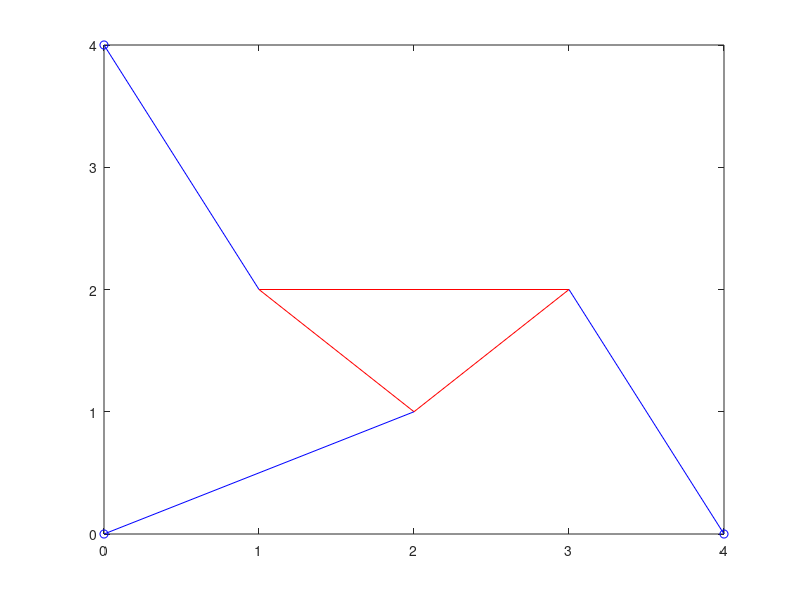

MATLAB code for this plot:
% draw the struts for question1

% First possible
u1 = 1;
u2 = 2;
u3 = 2;
v1 = 2;
v2 = 1;
v3 = 3;
x1 = 4
x2 = 0;
y2 = 4;

plot([u1 u2 u3 u1], [v1 v2 v3 v1], 'r'); hold on
plot([0 x1 x2], [0 0 y2], 'bo');
plot([0 u1], [0 v1], 'b');
plot([x2 u3], [y2 v3], 'b');
plot([x1 u2], [0 v2], 'b')

waitforbuttonpress;
hold off;


% second possible
u1 = 2;
u2 = 3;
u3 = 1;
v1 = 1;
v2 = 2;
v3 = 2;
x1 = 4
x2 = 0;
y2 = 4;

plot([u1 u2 u3 u1], [v1 v2 v3 v1], 'r'); hold on
plot([0 x1 x2], [0 0 y2], 'bo');
plot([0 u1], [0 v1], 'b');
plot([x2 u3], [y2 v3], 'b');
plot([x1 u2], [0 v2], 'b');